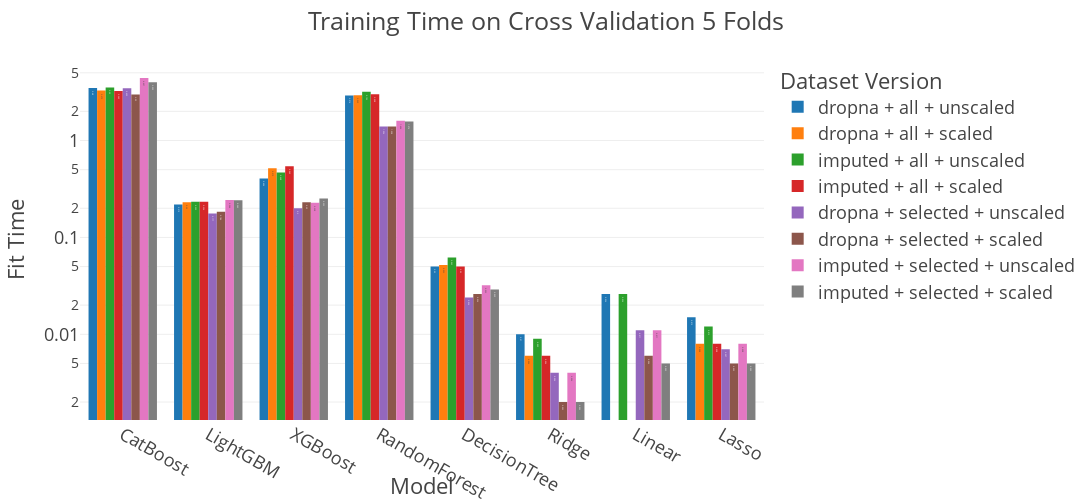

The cell this chart's notebook holds for it:
### Code cell
fig = px.bar(
    df_all_ver, x='Model', y='Fit Time', color='Dataset Version',
    barmode='group', category_orders=order_all, text='Fit Time',
    log_y=True
)

fig.update_layout(
    title='Training Time on Cross Validation 5 Folds',
    height=500,
    width=1200
)

fig.show()

### Figure 1 — Plotly figure (JSON) as saved in the notebook; plotly's stock layout.template omitted (floating-point values rounded to 4 significant figures)
{"data": [{"alignmentgroup": "True", "hovertemplate": "Dataset Version=dropna + all + unscaled<br>Model=%{x}<br>Fit Time=%{text}<extra></extra>", "legendgroup": "dropna + all + unscaled", "marker": {"color": "#1F77B4"}, "name": "dropna + all + unscaled", "offsetgroup": "dropna + all + unscaled", "orientation": "v", "showlegend": true, "text": [3.48, 0.219, 0.406, 2.914, 0.05, 0.01, 0.026, 0.015], "textposition": "auto", "type": "bar", "x": ["CatBoost", "LightGBM", "XGBoost", "RandomForest", "DecisionTree", "Ridge", "Linear", "Lasso"], "xaxis": "x", "y": [3.48, 0.219, 0.406, 2.914, 0.05, 0.01, 0.026, 0.015], "yaxis": "y"}, {"alignmentgroup": "True", "hovertemplate": "Dataset Version=dropna + all + scaled<br>Model=%{x}<br>Fit Time=%{text}<extra></extra>", "legendgroup": "dropna + all + scaled", "marker": {"color": "#FF7F0E"}, "name": "dropna + all + scaled", "offsetgroup": "dropna + all + scaled", "orientation": "v", "showlegend": true, "text": [3.275, 0.23, 0.519, 2.929, 0.052, 0.006, 0.008], "textposition": "auto", "type": "bar", "x": ["CatBoost", "LightGBM", "XGBoost", "RandomForest", "DecisionTree", "Ridge", "Lasso"], "xaxis": "x", "y": [3.275, 0.23, 0.519, 2.929, 0.052, 0.006, 0.008], "yaxis": "y"}, {"alignmentgroup": "True", "hovertemplate": "Dataset Version=imputed + all + unscaled<br>Model=%{x}<br>Fit Time=%{text}<extra></extra>", "legendgroup": "imputed + all + unscaled", "marker": {"color": "#2CA02C"}, "name": "imputed + all + unscaled", "offsetgroup": "imputed + all + unscaled", "orientation": "v", "showlegend": true, "text": [3.53, 3.192, 0.233, 0.468, 0.062, 0.026, 0.009, 0.012], "textposition": "auto", "type": "bar", "x": ["CatBoost", "RandomForest", "LightGBM", "XGBoost", "DecisionTree", "Linear", "Ridge", "Lasso"], "xaxis": "x", "y": [3.53, 3.192, 0.233, 0.468, 0.062, 0.026, 0.009, 0.012], "yaxis": "y"}, {"alignmentgroup": "True", "hovertemplate": "Dataset Version=imputed + all + scaled<br>Model=%{x}<br>Fit Time=%{text}<extra></extra>", "legendgroup": "imputed + all + scaled", "marker": {"color": "#D62728"}, "name": "imputed + all + scaled", "offsetgroup": "imputed + all + scaled", "orientation": "v", "showlegend": true, "text": [3.249, 3.008, 0.234, 0.543, 0.05, 0.006, 0.008], "textposition": "auto", "type": "bar", "x": ["CatBoost", "RandomForest", "LightGBM", "XGBoost", "DecisionTree", "Ridge", "Lasso"], "xaxis": "x", "y": [3.249, 3.008, 0.234, 0.543, 0.05, 0.006, 0.008], "yaxis": "y"}, {"alignmentgroup": "True", "hovertemplate": "Dataset Version=dropna + selected + unscaled<br>Model=%{x}<br>Fit Time=%{text}<extra></extra>", "legendgroup": "dropna + selected + unscaled", "marker": {"color": "#9467BD"}, "name": "dropna + selected + unscaled", "offsetgroup": "dropna + selected + unscaled", "orientation": "v", "showlegend": true, "text": [0.177, 3.455, 1.396, 0.2, 0.024, 0.004, 0.011, 0.007], "textposition": "auto", "type": "bar", "x": ["LightGBM", "CatBoost", "RandomForest", "XGBoost", "DecisionTree", "Ridge", "Linear", "Lasso"], "xaxis": "x", "y": [0.177, 3.455, 1.396, 0.2, 0.024, 0.004, 0.011, 0.007], "yaxis": "y"}, {"alignmentgroup": "True", "hovertemplate": "Dataset Version=dropna + selected + scaled<br>Model=%{x}<br>Fit Time=%{text}<extra></extra>", "legendgroup": "dropna + selected + scaled", "marker": {"color": "#8C564B"}, "name": "dropna + selected + scaled", "offsetgroup": "dropna + selected + scaled", "orientation": "v", "showlegend": true, "text": [2.99, 0.184, 1.398, 0.23, 0.026, 0.002, 0.006, 0.005], "textposition": "auto", "type": "bar", "x": ["CatBoost", "LightGBM", "RandomForest", "XGBoost", "DecisionTree", "Ridge", "Linear", "Lasso"], "xaxis": "x", "y": [2.99, 0.184, 1.398, 0.23, 0.026, 0.002, 0.006, 0.005], "yaxis": "y"}, {"alignmentgroup": "True", "hovertemplate": "Dataset Version=imputed + selected + unscaled<br>Model=%{x}<br>Fit Time=%{text}<extra></extra>", "legendgroup": "imputed + selected + unscaled", "marker": {"color": "#E377C2"}, "name": "imputed + selected + unscaled", "offsetgroup": "imputed + selected + unscaled", "orientation": "v", "showlegend": true, "text": [4.421, 1.604, 0.244, 0.228, 0.032, 0.004, 0.011, 0.008], "textposition": "auto", "type": "bar", "x": ["CatBoost", "RandomForest", "LightGBM", "XGBoost", "DecisionTree", "Ridge", "Linear", "Lasso"], "xaxis": "x", "y": [4.421, 1.604, 0.244, 0.228, 0.032, 0.004, 0.011, 0.008], "yaxis": "y"}, {"alignmentgroup": "True", "hovertemplate": "Dataset Version=imputed + selected + scaled<br>Model=%{x}<br>Fit Time=%{text}<extra></extra>", "legendgroup": "imputed + selected + scaled", "marker": {"color": "#7F7F7F"}, "name": "imputed + selected + scaled", "offsetgroup": "imputed + selected + scaled", "orientation": "v", "showlegend": true, "text": [3.999, 1.574, 0.242, 0.252, 0.029, 0.002, 0.005, 0.005], "textposition": "auto", "type": "bar", "x": ["CatBoost", "RandomForest", "LightGBM", "XGBoost", "DecisionTree", "Ridge", "Linear", "Lasso"], "xaxis": "x", "y": [3.999, 1.574, 0.242, 0.252, 0.029, 0.002, 0.005, 0.005], "yaxis": "y"}], "layout": {"barmode": "group", "height": 500, "legend": {"title": {"text": "Dataset Version"}, "tracegroupgap": 0}, "margin": {"t": 60}, "title": {"text": "Training Time on Cross Validation 5 Folds"}, "width": 1200, "xaxis": {"anchor": "y", "domain": [0, 1], "title": {"text": "Model"}}, "yaxis": {"anchor": "x", "domain": [0, 1], "title": {"text": "Fit Time"}, "type": "log"}}}
